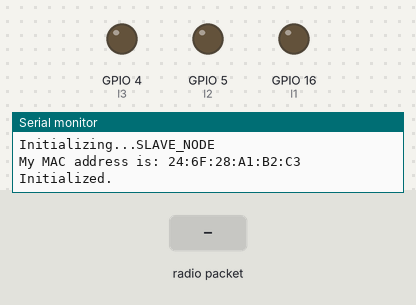
Bench run of a sketch on a simulated ESP8266 (Wemos D1 mini). Parts: output pins drawn as LEDs (lit = HIGH), the last lines printed to the serial monitor. Inputs (shaded band) come from the test bench.

Above: at 1.2 s.
1.3 s: radio packet "1" arrives
At 1.6 s:
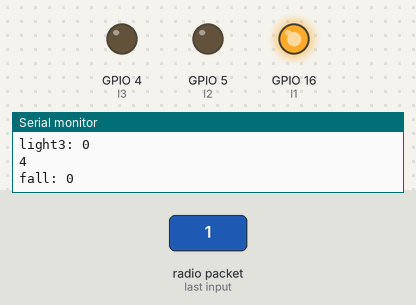
Timing chart, 0 to 4.3 s (numbered marks = the images above; inputs shaded):
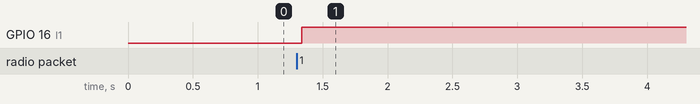

The sketch:

slave_nodemcu.ino
```cpp
/****************************************************************************************************************************************************
 *  TITLE: ESP-NOW Getting Started Examples
 *
 *  By Frenoy Osburn
 *  YouTube Video: https://youtu.be/_cNAsTB5JpM
 ****************************************************************************************************************************************************/

 /********************************************************************************************************************
  * Please make sure that you install the board support package for the ESP8266 boards.
  * You will need to add the following URL to your Arduino preferences.
  * Boards Manager URL: http://arduino.esp8266.com/stable/package_esp8266com_index.json
 ********************************************************************************************************************/

 /********************************************************************************************************************
 *  Board Settings:
 *  Board: "WeMos D1 R1 or Mini"
 *  Upload Speed: "921600"
 *  CPU Frequency: "80MHz"
 *  Flash Size: "4MB (FS:@MB OTA:~1019KB)"
 *  Debug Port: "Disabled"
 *  Debug Level: "None"
 *  VTables: "Flash"
 *  IwIP Variant: "v2 Lower Memory"
 *  Exception: "Legacy (new can return nullptr)"
 *  Erase Flash: "Only Sketch"
 *  SSL Support: "All SSL ciphers (most compatible)"
 *  COM Port: Depends *On Your System*
 *********************************************************************************************************************/
 #include<ESP8266WiFi.h>
#include<espnow.h>

#define MY_NAME   "SLAVE_NODE"
#define l1 16
#define l2 5
#define l3 4


struct __attribute__((packed)) dataPacket {
  boolean light1;
  boolean light2;
  boolean light3;
  boolean fall;
};
static dataPacket packet;

void dataReceived(uint8_t *senderMac, uint8_t *data, uint8_t dataLength) {
  char macStr[18];

  snprintf(macStr, sizeof(macStr), "%02x:%02x:%02x:%02x:%02x:%02x", senderMac[0], senderMac[1], senderMac[2], senderMac[3], senderMac[4], senderMac[5]);

  Serial.println();
  Serial.print("Received data from: ");
  Serial.println(macStr);

  memcpy(&packet, data, sizeof(packet));

  Serial.print("light1: ");
  Serial.println(packet.light1);
  Serial.println(l1);
  Serial.print("light2: ");
  Serial.println(packet.light2);
  Serial.println(l2);
  Serial.print("light3: ");
  Serial.println(packet.light3);
  Serial.println(l3);
    Serial.print("fall: ");
  Serial.println(packet.fall);

}
void setup() {

  Serial.begin(9600);     // initialize serial port

  Serial.println();
  Serial.println();
  Serial.println();
  Serial.print("Initializing...");
  Serial.println(MY_NAME);
  Serial.print("My MAC address is: ");
  Serial.println(WiFi.macAddress());

  WiFi.mode(WIFI_STA);
  WiFi.disconnect();        // we do not want to connect to a WiFi network

  pinMode(l1,OUTPUT);
  pinMode(l2,OUTPUT);
  pinMode(l3,OUTPUT);

  if(esp_now_init() != 0) {
    Serial.println("ESP-NOW initialization failed");
    return;
  }

  esp_now_register_recv_cb(dataReceived);   // this function will get called once all data is sent

  Serial.println("Initialized.");
}

void loop() {
   digitalWrite(l1,packet.light1);
  digitalWrite(l2,packet.light2);
  digitalWrite(l3,packet.light3);
 if(packet.fall==1)
 {
  Serial.println("send a msg to wtsapp");
}
}
```

Measured:
- after the input at 1.3 s, GPIO 16 (l1): LOW → HIGH at once
